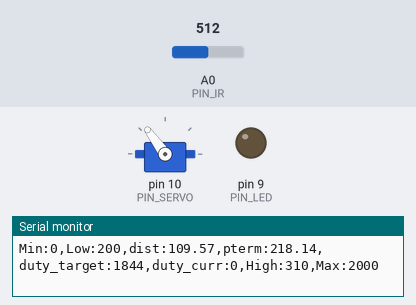
Bench run of a sketch on a simulated Arduino Uno, built with avr-gcc and run on an emulated ATmega328P. Parts: servo, output pins drawn as LEDs (lit = HIGH), the last lines printed to the serial monitor. The inputs (shaded band) are chosen by the test bench; at power-on: A0 (PIN_IR) = 512.

Above: at 1.2 s.
1.3 s: A0 (PIN_IR) set to 245
At 2.4 s:
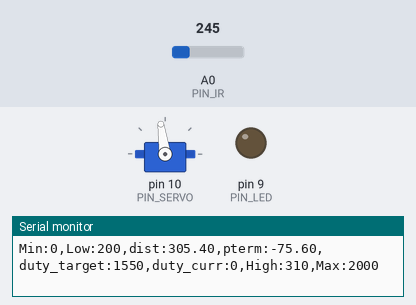
2.9 s: A0 (PIN_IR) set to 122
At 4.1 s:
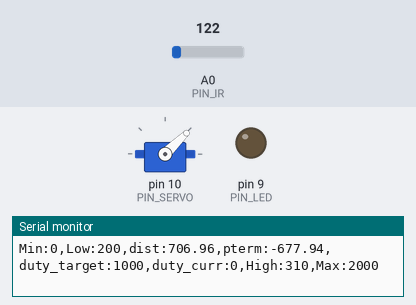
4.4 s: A0 (PIN_IR) set to 0
At 4.9 s:
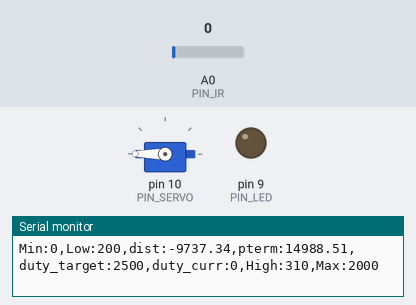
5.9 s: A0 (PIN_IR) set to 3
7.4 s: A0 (PIN_IR) set to 6
At 7.9 s:
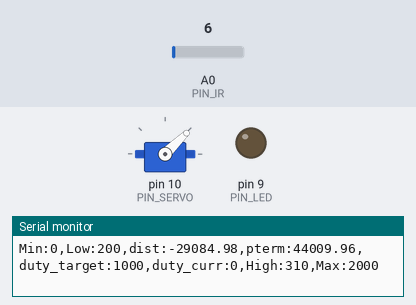
8.9 s: A0 (PIN_IR) set to 511
At 9.05 s:
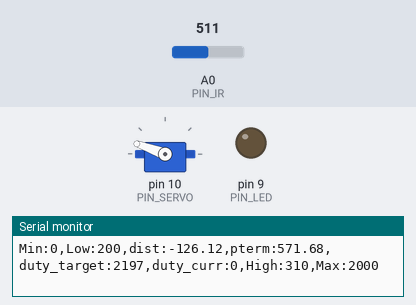
Timing chart, 0 to 11.7 s (numbered marks = the images above; inputs shaded):
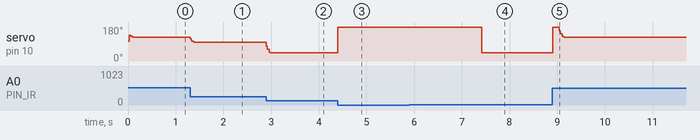

The sketch:

P_Control_20212997.ino
```cpp
#include <Servo.h>

/////////////////////////////
// Configurable parameters //
/////////////////////////////

// Arduino pin assignment
#define PIN_LED 9 // [1234] LED를 아두이노 GPIO 9번 핀에 연결
#define PIN_SERVO 10 // [1352] 서보모터를 아두이노의 10번 핀에 연결
#define PIN_IR A0 // [1352] IR센서를 아두이노 A0 핀에 연결

// Framework setting
#define _DIST_TARGET 255 // [1352]목표값을 탁구공 중심 위치까지 거리 255mm로 Fix
#define _DIST_MIN 100 // [1352] 최소 측정 거리를 100mm로 설정
#define _DIST_MAX 410 // [1352] 측정 거리의 최댓값을 410mm로 설정

// Distance sensor
#define _DIST_ALPHA 0.5 // [2979] 알파값 설정


// Servo range
#define _DUTY_MIN 1000 //[2998] Servo Minimum microseconds
#define _DUTY_NEU 1626 //[2983] Servo 중간값 설정
#define _DUTY_MAX 2500 // [2979] Servo Max값 설정

// Servo speed control
#define _SERVO_ANGLE 30 // [2992] 서보 각 설정
#define _SERVO_SPEED 30 // [2976] 서보 스피드 설정

// Event periods
#define _INTERVAL_DIST 20
#define _INTERVAL_SERVO 20 // [2980] 서보 INTERVAL값 설정
#define _INTERVAL_SERIAL 20 //[2989] 시리얼 출력 INTERVAL 설정

// PID parameters
#define _KP 1.5 // [3000] K🇵값 초기화


//calibrate sensor base value
#define DIST_10C 130 //[2998] sample value for sensor 10cm dist value for calibrate
#define DIST_40C 340 //[2998] sample value for sensor 40cm dist value for calibrate
#define DIST_20C 235


//////////////////////
// global variables //
//////////////////////

// Servo instance
Servo myservo; //[2991] create servo object to control a servo

// Distance sensor
float dist_target; // location to send the ball [2976] 공 위치
float dist_min, dist_max, dist_raw, dist_ema, dist_prev, dist_cali;// [2981] 거리 변수 설정(현재, ema 필터 적용, 직전값)
// Event periods
unsigned long last_sampling_time_dist, last_sampling_time_servo, last_sampling_time_serial;
bool event_dist, event_servo, event_serial; //[2989] 논리형 변수 설정
// Servo speed control
int duty_chg_per_interval; //[1352] 주기동안 duty 변화량 변수
int duty_target, duty_curr;//[1352] 서보모터의 목표위치, 서보에 실제 입력할 위치
// PID variables
float error_curr, error_prev, control, pterm, dterm, iterm;
//[2998] initialize variables for Low Pass Filter
float alpha = _DIST_ALPHA; //[2999] alpha 선언 및 값 적용
int a=87, b=320;

//[2998] initialize variables for Low Pass Filter
unsigned long oldmil; //[2998] old milliseconds var
static long apt = 0;  //[2998] filter sampling time saver
int fc = 15; //[2998] cut off frequency (5~ 15 hz recommended)
float dt = 20/1000.0; //[2998] interval setup
float lambda = 2*PI*fc*dt; //[2998] lambda setup
float filter = 0.0, prev = 0.0; //[2998] setup for filter and prev var’s


void setup() {
   // initialize GPIO pins for LED and attach servo
   pinMode(PIN_LED, OUTPUT); //[1352] LED 핀 설정
   // myservo.attach(PIN_SERVO); //[1352] Servo 핀 설정
   // [2998] servo attach duplicated

   // move servo to neutral position
   myservo.attach(PIN_SERVO); //[2998] Servo Attaching
   myservo.writeMicroseconds(_DUTY_NEU); //[2998] Servo Set to neutral position

   // initialize global variables
   dist_min = _DIST_MIN; //[2999] dist_min 값 적용
   dist_max = _DIST_MAX; //[2999] dist_max 값 적용
   dist_ema = 0.0; //[2999] dist_ema 값 초기화

   // convert angle speed into duty change per interval.
   duty_chg_per_interval = (_DUTY_MAX - _DUTY_MIN) * ((float)_SERVO_SPEED / 180) * ((float)_INTERVAL_DIST / 1000); //[2985] duty_chg_per_interval 설정


   // initialize serial port
   Serial.begin(57600); //[2999] serial port 57600


}


void loop() {
/////////////////////
// Event generator //
/////////////////////
    unsigned long time_curr = millis();
    if (time_curr >= last_sampling_time_dist + _INTERVAL_DIST){
      last_sampling_time_dist += _INTERVAL_DIST;
      event_dist = true;
    }
    if (time_curr >= last_sampling_time_servo + _INTERVAL_SERVO){
      last_sampling_time_servo += _INTERVAL_SERVO;
      event_servo = true;
    }
    if (time_curr >= last_sampling_time_serial + _INTERVAL_SERIAL){
      last_sampling_time_serial += _INTERVAL_SERIAL;
      event_serial = true;
    }//[2981] 인터벌 값과 샘플링 차이의 합과 비교해서 각각의 이벤트 실행

//[2998] Fixed some indentation, tabs and more
////////////////////
// Event handlers //
////////////////////

   if(event_dist) {
     event_dist = false;//[2981] 이벤트가 실행되었으므로 재실행을 위한 값 초기화
     // get a distance reading from the distance sensor
     dist_raw = ir_distance_filtered(); //[3000]raw_dist 거리값 설정

  // PID control logic
     error_curr= _DIST_TARGET - dist_raw; //[3000] 에러는 목표거리에서 탁구공의 거리를 뺀값
     pterm = _KP*error_curr; //[3000] 제어식에서의 비례항
     control = pterm; //+ iterm + dterm; //[3000] PID결과값
     error_prev = error_curr; //[3000] 이전의 에러값을 저장
     // duty_target = f(duty_neutral, control)
     duty_target = _DUTY_NEU+pterm;

  // keep duty_target value within the range of [_DUTY_MIN, _DUTY_MAX]
      // [1352] 서보의 가동범위를 고정
     if (duty_target < _DUTY_MIN) {  //[1352] 조건일때 duty_target값을 _DUTY_MIN으로
        duty_target = _DUTY_MIN;
      }
     else if (duty_target > _DUTY_MAX) { //[1352] 조건일때 duty_target값을 _DUTY_MAX으로
        duty_target = _DUTY_MAX;
      }
   }

   if(event_servo) {
      event_servo = false; //[1352]server Event handler가 false
      // adjust duty_curr toward duty_target by duty_chg_per_interval
      // update servo position
      myservo.writeMicroseconds(duty_target);
      //[3000] 서보위치 업데이트 error_curr 뒤의 숫자는 수정가능
  }

  if(event_serial) {
     event_serial = false; //[2989]  이벤트 실행 후 초기화
     Serial.print("Min:0,Low:200,dist:"); //[2983] “Min:0,Low:200,dist:” 문구 출력
     Serial.print(dist_raw); //[2979] dist_raw 값(적외선 센서에서 돌려받은 값) 출력
     Serial.print(",pterm:");
     Serial.print(pterm);
     Serial.print(",duty_target:"); //[2994] duty_target 값 출력
     Serial.print(duty_target); //[2994] duty_target 값 출력
     Serial.print(",duty_curr:"); // [2980] “duty_curr” 출력
     Serial.print(duty_curr); // [2980] duty_curr 값 출력
     Serial.println(",High:310,Max:2000");
  }
  //[2998] if you are using the Low Pass Filter delay(20) could be needed
}

float ir_distance(void){ // return value unit: mm
    float val; //[2998] Announce val
    float volt = float(analogRead(PIN_IR)); //[2998] Read analog data from PIN_IR

    val = ((6762.0/(volt-9.0))-4.0) * 10.0;
    //[2998] Calculate analog data to usable format
    return val; //[2998] Return val
    //[2998] Fixed some indentation
}

float ir_distance_filtered(void){ // return value unit: mm
   //[2997] EMA 필터 대신 다른 필터를 사용한 것 같은데 맞나요?
   //[2998] Low Pass Filter 를 사용했는 소스이며 밑에 EMA 필터도 추가해서 둘중
   // 하나를 선택하게 해도 될듯 합니다.
   //[2997] return (alpha*ir_distance())+((1-alpha)*dist_ema);
   //[2997] *모든 학부생들 분께* dist_ema 사용시 코드입니다.
   //[2997] EMA필터 사용시 이용해주시기 바랍니다.
   //dist_cali= 100 + 300.0 / (b - a) * (ir_distance() - a);
   //dist_ema=(alpha*dist_cali)+((1-alpha)*dist_ema);
   //return dist_ema;


   //[2998] Low Pass Filter Example
   float calidist =ir_distance(); //[2998] calling distance from ir_distance()
   unsigned long dmil = 0; //[2998] return previous distance
   unsigned long mil = millis();  //[2998] get current time

   if (mil != oldmil) { //[2998] set time difference on dmil for checking previous time
     dmil = mil-oldmil;
     oldmil = mil;
   }

   apt -= dmil; //[2998] set difference for dmil and apt time

   if (apt <= 0) {  //[2998] check time before calculating filtered time
     apt += 20;
     filter = lambda / (1 + lambda) * ir_distance() + 1 / (1 + lambda) * prev;
     //[2998] Calculate filtered distance
     prev = filter; //[2998] Sensor filter previous  value update
   }
   dist_cali= 100 + 300.0 / (b - a) * (filter - a);
   dist_ema=(alpha*dist_cali)+((1-alpha)*dist_ema);
   return dist_ema;


}
```

Measured:
- the behaviour switches between 4 and 5 on A0 (PIN_IR) (found by bisection; images 3 and 4)
- after the input at 1.3 s, servo on pin 10 (PIN_SERVO): 126° → 98° at once
- after the input at 2.9 s, servo on pin 10 (PIN_SERVO): 98° → 44° at once
- after the input at 4.4 s, servo on pin 10 (PIN_SERVO): 44° → 180° at once
- after the input at 7.4 s, servo on pin 10 (PIN_SERVO): 180° → 44° at once
- after the input at 8.9 s, servo on pin 10 (PIN_SERVO): 44° → 180° at once, → 126° 0.14 s later
